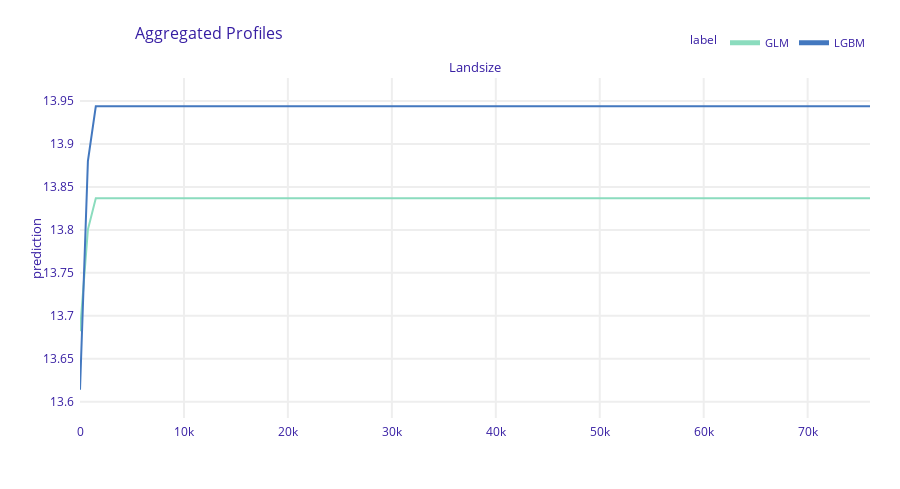

The notebook cell this image was saved under:
### Code cell
plot_pdp(glm_explainer, lgbm_explainer, "Landsize", variable_type = "numerical")

### Figure 1 — Plotly figure (JSON) as saved in the notebook; plotly's stock layout.template omitted (floating-point values rounded to 4 significant figures; data arrays with more than 128 entries replaced by an {"elided": "..."} marker saying what was removed)
{"data": [{"customdata": {"elided": "101x3 mixed values"}, "hovertemplate": "<b>%{hovertext}</b><br><br>prediction=%{y:.3f}<br>mean_prediction=%{customdata[0]:.3f}<extra></extra>", "hovertext": ["GLM", "GLM", "GLM", "GLM", "GLM", "GLM", "GLM", "GLM", "GLM", "GLM", "GLM", "GLM", "GLM", "GLM", "GLM", "GLM", "GLM", "GLM", "GLM", "GLM", "GLM", "GLM", "GLM", "GLM", "GLM", "GLM", "GLM", "GLM", "GLM", "GLM", "GLM", "GLM", "GLM", "GLM", "GLM", "GLM", "GLM", "GLM", "GLM", "GLM", "GLM", "GLM", "GLM", "GLM", "GLM", "GLM", "GLM", "GLM", "GLM", "GLM", "GLM", "GLM", "GLM", "GLM", "GLM", "GLM", "GLM", "GLM", "GLM", "GLM", "GLM", "GLM", "GLM", "GLM", "GLM", "GLM", "GLM", "GLM", "GLM", "GLM", "GLM", "GLM", "GLM", "GLM", "GLM", "GLM", "GLM", "GLM", "GLM", "GLM", "GLM", "GLM", "GLM", "GLM", "GLM", "GLM", "GLM", "GLM", "GLM", "GLM", "GLM", "GLM", "GLM", "GLM", "GLM", "GLM", "GLM", "GLM", "GLM", "GLM", "GLM"], "legendgroup": "GLM", "line": {"color": "#8bdcbe", "dash": "solid", "width": 2}, "marker": {"symbol": "circle"}, "mode": "lines", "name": "GLM", "opacity": 1, "orientation": "v", "showlegend": true, "type": "scatter", "x": [0.0, 760.0, 1520.0, 2280.0, 3040.0, 3800.0, 4560.0, 5320.0, 6080.0, 6840.0, 7600.0, 8360.0, 9120.0, 9880.0, 10640.0, 11400.0, 12160.0, 12920.0, 13680.0, 14440.0, 15200.0, 15960.0, 16720.0, 17480.0, 18240.0, 19000.0, 19760.0, 20520.0, 21280.0, 22040.0, 22800.0, 23560.0, 24320.0, 25080.0, 25840.0, 26600.0, 27360.0, 28120.0, 28880.0, 29640.0, 30400.0, 31160.0, 31920.0, 32680.0, 33440.0, 34200.0, 34960.0, 35720.0, 36480.0, 37240.0, 38000.0, 38760.0, 39520.0, 40280.0, 41040.0, 41800.0, 42560.0, 43320.0, 44080.0, 44840.0, 45600.0, 46360.0, 47120.0, 47880.0, 48640.0, 49400.0, 50160.0, 50920.0, 51680.0, 52440.0, 53200.0, 53960.0, 54720.0, 55480.0, 56240.0, 57000.0, 57760.0, 58520.0, 59280.0, 60040.0, 60800.0, 61560.0, 62320.0, 63080.0, 63840.0, 64600.0, 65360.0, 66120.0, 66880.0, 67640.0, 68400.0, 69160.0, 69920.0, 70680.0, 71440.0, 72200.0, 72960.0, 73720.0, 74480.0, 75240.0, 76000.0], "xaxis": "x", "y": [13.68, 13.8, 13.84, 13.84, 13.84, 13.84, 13.84, 13.84, 13.84, 13.84, 13.84, 13.84, 13.84, 13.84, 13.84, 13.84, 13.84, 13.84, 13.84, 13.84, 13.84, 13.84, 13.84, 13.84, 13.84, 13.84, 13.84, 13.84, 13.84, 13.84, 13.84, 13.84, 13.84, 13.84, 13.84, 13.84, 13.84, 13.84, 13.84, 13.84, 13.84, 13.84, 13.84, 13.84, 13.84, 13.84, 13.84, 13.84, 13.84, 13.84, 13.84, 13.84, 13.84, 13.84, 13.84, 13.84, 13.84, 13.84, 13.84, 13.84, 13.84, 13.84, 13.84, 13.84, 13.84, 13.84, 13.84, 13.84, 13.84, 13.84, 13.84, 13.84, 13.84, 13.84, 13.84, 13.84, 13.84, 13.84, 13.84, 13.84, 13.84, 13.84, 13.84, 13.84, 13.84, 13.84, 13.84, 13.84, 13.84, 13.84, 13.84, 13.84, 13.84, 13.84, 13.84, 13.84, 13.84, 13.84, 13.84, 13.84, 13.84], "yaxis": "y"}, {"customdata": {"elided": "101x3 mixed values"}, "hovertemplate": "<b>%{hovertext}</b><br><br>prediction=%{y:.3f}<br>mean_prediction=%{customdata[0]:.3f}<extra></extra>", "hovertext": ["LGBM", "LGBM", "LGBM", "LGBM", "LGBM", "LGBM", "LGBM", "LGBM", "LGBM", "LGBM", "LGBM", "LGBM", "LGBM", "LGBM", "LGBM", "LGBM", "LGBM", "LGBM", "LGBM", "LGBM", "LGBM", "LGBM", "LGBM", "LGBM", "LGBM", "LGBM", "LGBM", "LGBM", "LGBM", "LGBM", "LGBM", "LGBM", "LGBM", "LGBM", "LGBM", "LGBM", "LGBM", "LGBM", "LGBM", "LGBM", "LGBM", "LGBM", "LGBM", "LGBM", "LGBM", "LGBM", "LGBM", "LGBM", "LGBM", "LGBM", "LGBM", "LGBM", "LGBM", "LGBM", "LGBM", "LGBM", "LGBM", "LGBM", "LGBM", "LGBM", "LGBM", "LGBM", "LGBM", "LGBM", "LGBM", "LGBM", "LGBM", "LGBM", "LGBM", "LGBM", "LGBM", "LGBM", "LGBM", "LGBM", "LGBM", "LGBM", "LGBM", "LGBM", "LGBM", "LGBM", "LGBM", "LGBM", "LGBM", "LGBM", "LGBM", "LGBM", "LGBM", "LGBM", "LGBM", "LGBM", "LGBM", "LGBM", "LGBM", "LGBM", "LGBM", "LGBM", "LGBM", "LGBM", "LGBM", "LGBM", "LGBM"], "legendgroup": "LGBM", "line": {"color": "#4378bf", "dash": "solid", "width": 2}, "marker": {"symbol": "circle"}, "mode": "lines", "name": "LGBM", "opacity": 1, "orientation": "v", "showlegend": true, "type": "scatter", "x": [0.0, 760.0, 1520.0, 2280.0, 3040.0, 3800.0, 4560.0, 5320.0, 6080.0, 6840.0, 7600.0, 8360.0, 9120.0, 9880.0, 10640.0, 11400.0, 12160.0, 12920.0, 13680.0, 14440.0, 15200.0, 15960.0, 16720.0, 17480.0, 18240.0, 19000.0, 19760.0, 20520.0, 21280.0, 22040.0, 22800.0, 23560.0, 24320.0, 25080.0, 25840.0, 26600.0, 27360.0, 28120.0, 28880.0, 29640.0, 30400.0, 31160.0, 31920.0, 32680.0, 33440.0, 34200.0, 34960.0, 35720.0, 36480.0, 37240.0, 38000.0, 38760.0, 39520.0, 40280.0, 41040.0, 41800.0, 42560.0, 43320.0, 44080.0, 44840.0, 45600.0, 46360.0, 47120.0, 47880.0, 48640.0, 49400.0, 50160.0, 50920.0, 51680.0, 52440.0, 53200.0, 53960.0, 54720.0, 55480.0, 56240.0, 57000.0, 57760.0, 58520.0, 59280.0, 60040.0, 60800.0, 61560.0, 62320.0, 63080.0, 63840.0, 64600.0, 65360.0, 66120.0, 66880.0, 67640.0, 68400.0, 69160.0, 69920.0, 70680.0, 71440.0, 72200.0, 72960.0, 73720.0, 74480.0, 75240.0, 76000.0], "xaxis": "x", "y": [13.61, 13.88, 13.94, 13.94, 13.94, 13.94, 13.94, 13.94, 13.94, 13.94, 13.94, 13.94, 13.94, 13.94, 13.94, 13.94, 13.94, 13.94, 13.94, 13.94, 13.94, 13.94, 13.94, 13.94, 13.94, 13.94, 13.94, 13.94, 13.94, 13.94, 13.94, 13.94, 13.94, 13.94, 13.94, 13.94, 13.94, 13.94, 13.94, 13.94, 13.94, 13.94, 13.94, 13.94, 13.94, 13.94, 13.94, 13.94, 13.94, 13.94, 13.94, 13.94, 13.94, 13.94, 13.94, 13.94, 13.94, 13.94, 13.94, 13.94, 13.94, 13.94, 13.94, 13.94, 13.94, 13.94, 13.94, 13.94, 13.94, 13.94, 13.94, 13.94, 13.94, 13.94, 13.94, 13.94, 13.94, 13.94, 13.94, 13.94, 13.94, 13.94, 13.94, 13.94, 13.94, 13.94, 13.94, 13.94, 13.94, 13.94, 13.94, 13.94, 13.94, 13.94, 13.94, 13.94, 13.94, 13.94, 13.94, 13.94, 13.94], "yaxis": "y"}], "layout": {"annotations": [{"font": {"size": 13}, "showarrow": false, "text": "Landsize", "x": 0.5, "xanchor": "center", "xref": "paper", "y": 1, "yanchor": "bottom", "yref": "paper"}, {"font": {"size": 13}, "showarrow": false, "text": "prediction", "textangle": -90, "x": -0.07, "xref": "paper", "y": 0.5, "yref": "paper"}], "font": {"color": "#371ea3"}, "height": 489, "hovermode": "x unified", "legend": {"font": {"size": 11}, "itemsizing": "constant", "orientation": "h", "title": {"font": {"size": 12}, "text": "label"}, "tracegroupgap": 0, "x": 1, "xanchor": "right", "y": 1.061, "yanchor": "bottom"}, "margin": {"b": 71, "r": 30, "t": 78}, "title": {"font": {"size": 16}, "text": "Aggregated Profiles", "x": 0.15}, "xaxis": {"anchor": "y", "automargin": true, "domain": [0, 1], "fixedrange": true, "gridwidth": 2, "showticklabels": true, "tickcolor": "white", "ticklen": 3, "ticks": "outside", "title": {"text": ""}, "type": "linear", "zeroline": false}, "yaxis": {"anchor": "x", "automargin": true, "domain": [0, 1], "fixedrange": true, "gridwidth": 2, "range": [13.58, 13.98], "tickcolor": "white", "ticklen": 3, "ticks": "outside", "title": {"text": ""}, "type": "linear", "zeroline": false}}}
